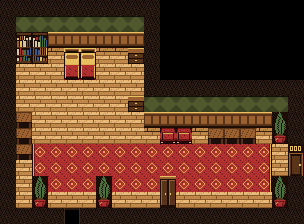

The image is a tile-based game level rendered from a .tmx file. Its description and complete source (layers, tilesets, objects, tile grids) follow:
An orthogonal 19x14 tile map with 16x16 px tiles, 1 tile layer (tiles) and 9 objects (2x drawer, 2x keyspot, 2x bed, entry, exit, ...).

<map version="1.10" tiledversion="1.12.2" orientation="orthogonal" renderorder="right-down" width="19" height="14" tilewidth="16" tileheight="16" infinite="0" nextlayerid="3" nextobjectid="24">
 <properties>
  <property name="allow_lock" type="bool" value="true" />
  <property name="kind" value="normal" />
 </properties>
 <tileset firstgid="1" source="../tilesets/hotel.tsx" />
 <layer id="1" name="tiles" width="19" height="14">
  <data encoding="csv">
7,7,7,7,7,7,7,7,7,7,0,0,0,0,0,0,0,0,0,
7,8,8,8,8,8,8,8,8,7,0,0,0,0,0,0,0,0,0,
7,32,33,9,9,9,9,9,9,7,0,0,0,0,0,0,0,0,0,
7,35,36,3,30,30,3,3,14,7,0,0,0,0,0,0,0,0,0,
7,2,2,2,31,31,2,2,2,7,0,0,0,0,0,0,0,0,0,
7,2,2,2,2,2,2,2,2,7,7,7,7,7,7,7,7,7,7,
7,2,2,2,2,2,2,2,14,8,8,8,8,8,8,8,8,8,7,
7,15,2,2,2,2,2,2,2,9,9,9,9,9,9,9,9,43,7,
7,15,2,2,2,2,2,2,2,3,42,42,3,15,15,15,3,44,7,
7,15,4,5,5,5,5,5,5,5,5,5,5,5,5,5,6,2,10,
7,2,4,5,5,5,5,5,5,5,5,5,5,5,5,5,6,2,11,
7,2,43,5,5,5,43,5,5,5,12,5,5,5,5,5,6,43,7,
7,2,44,2,2,2,44,2,2,2,13,2,2,2,2,2,2,44,7,
7,7,7,7,25,7,7,7,7,7,7,7,7,7,7,7,7,7,7
</data>
 </layer>
 <objectgroup id="2" name="objects">
  <object id="1" name="entry" x="64" y="208" width="16" height="16">
   <properties>
    <property name="wall" value="bottom" />
   </properties>
  </object>
  <object id="2" name="exit" x="288" y="144" width="16" height="32">
   <properties>
    <property name="wall" value="right" />
   </properties>
  </object>
  <object id="11" name="drawer" x="128" y="48" width="16" height="16" />
  <object id="15" name="keyspot" x="16" y="128">
   <point />
  </object>
  <object id="18" name="bed" x="64" y="48" width="16" height="32" />
  <object id="19" name="closet" x="160" y="176" width="16" height="32" />
  <object id="21" name="bed" x="80" y="48" width="16" height="32" />
  <object id="22" name="drawer" x="128" y="96" width="16" height="16" />
  <object id="23" name="keyspot" x="224" y="128">
   <point />
  </object>
 </objectgroup>
</map>
